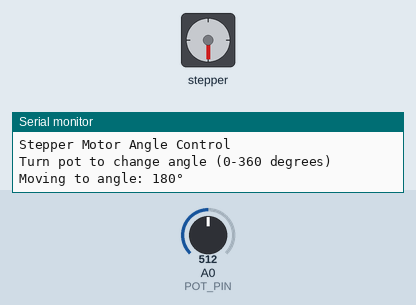
Recording of a sketch running on a simulated Arduino Uno, built with avr-gcc and run on an emulated ATmega328P. Parts: stepper motor, the last lines printed to the serial monitor. Inputs (shaded band) come from the test bench; at power-on: A0 (POT_PIN) = 512. Stepper angles assume 2048 steps per turn.

Above: at 3.9 s.
4.0 s: A0 (POT_PIN) set to 716
At 5.7 s:
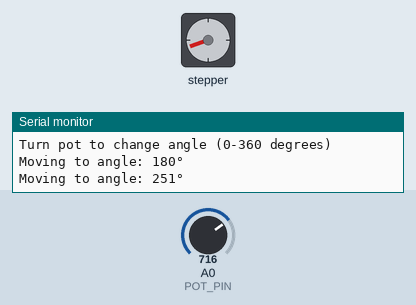
6.7 s: A0 (POT_PIN) set to 1023
At 9.4 s:
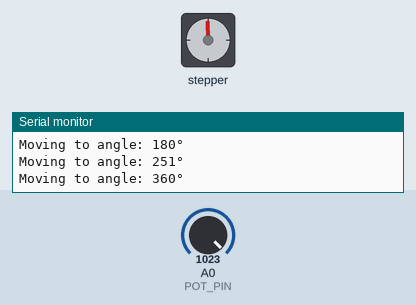
9.7 s: A0 (POT_PIN) set to 900
At 11.4 s:
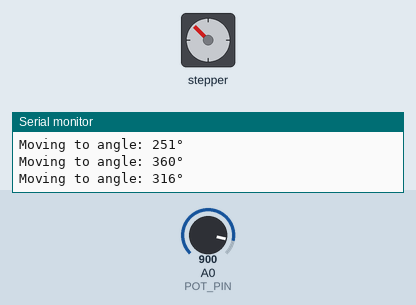
Timing chart, 0 to 12.9 s (numbered marks = the images above; inputs shaded):
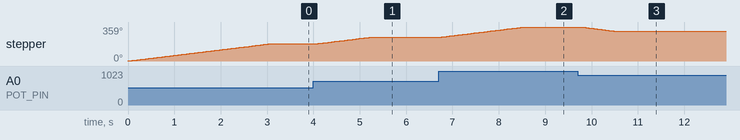

Measured:
- after the input at 4.0 s, stepper: turns 70° clockwise in 1.2 s, starting at once
- after the input at 6.7 s, stepper: turns 109° clockwise in 1.8 s, starting at once
- after the input at 9.7 s, stepper: turns 44° counter-clockwise in 0.74 s, starting after 0.06 s
- by itself, stepper: turns 180° clockwise in 3.0 s

The sketch:

stepper_motor_angle.ino
```cpp
#include <Stepper.h>

#define STEPS_PER_REV 2048  // 28BYJ-48 has 2048 steps per full revolution
#define POT_PIN A0

// Note: pin order matters for 28BYJ-48 with Stepper library
Stepper stepper(STEPS_PER_REV, 8, 10, 9, 11);

int currentAngle = 0;

void setup() {
  stepper.setSpeed(10); // RPM - keep it low for 28BYJ-48
  Serial.begin(9600);
  Serial.println("Stepper Motor Angle Control");
  Serial.println("Turn pot to change angle (0-360 degrees)");
}

void loop() {
  int potVal = analogRead(POT_PIN);
  int targetAngle = map(potVal, 0, 1023, 0, 360);

  int diff = targetAngle - currentAngle;

  // Only move if the angle changed by more than 2 degrees (avoid jitter)
  if (abs(diff) > 2) {
    int stepsToMove = map(diff, -360, 360, -STEPS_PER_REV, STEPS_PER_REV);
    stepper.step(stepsToMove);
    currentAngle = targetAngle;

    Serial.print("Moving to angle: ");
    Serial.print(targetAngle);
    Serial.println("°");
  }

  delay(100);
}
```
